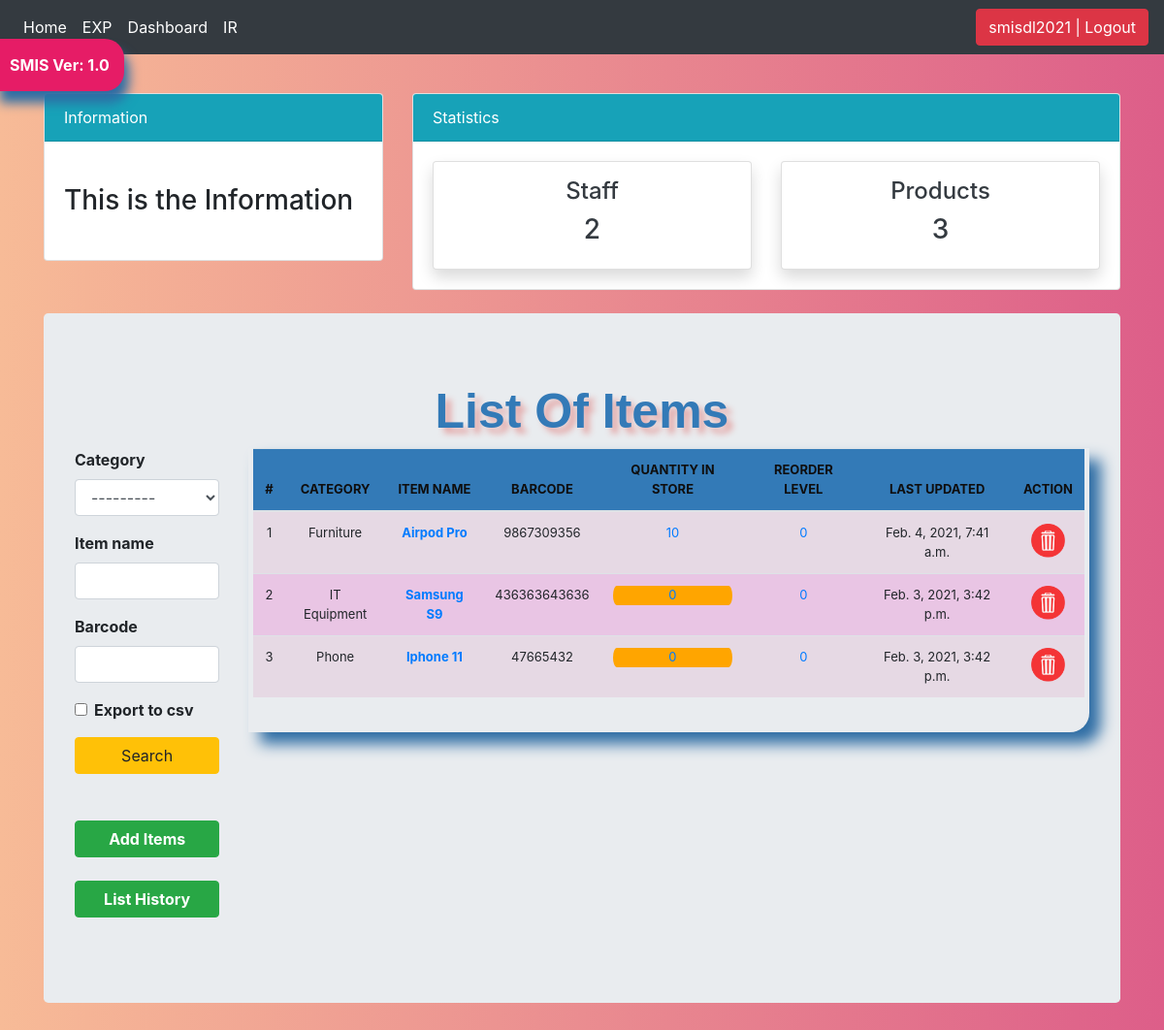
The page /list_items/ (signed in) on the database as committed earlier.
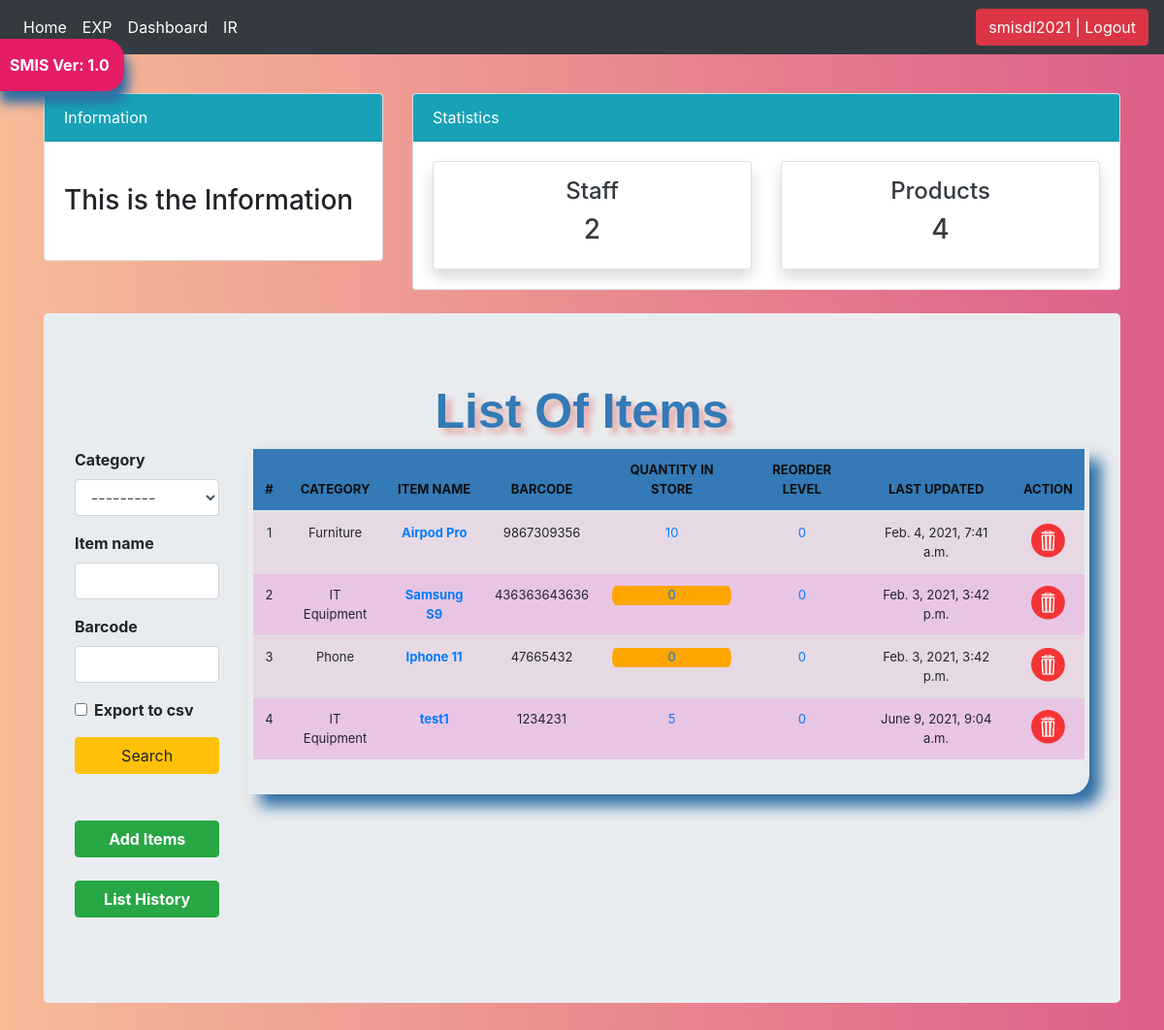
The same page on the database as committed later.
### stockmgmt/models.py (models this page shows, shortened)
class Stock(models.Model):
    category = models.ForeignKey(Category, on_delete=models.CASCADE, blank=True)
    item_name = models.CharField(max_length=50, blank=True, null=True, )
    barcode = models.CharField(max_length=50, blank=True, null=True)
    quantity = models.IntegerField(default='0', blank=True, null=True)
    receive_quantity = models.IntegerField(default='0', blank=True, null=True)
    receive_by = models.CharField(max_length=50, blank=True, null=True)
    issue_quantity = models.IntegerField(default='0', blank=True, null=True)
    issue_by = models.CharField(max_length=50, blank=True, null=True)
    issue_to = models.CharField(max_length=50, blank=True, null=True)
    phone_number = models.CharField(max_length=50, blank=True, null=True)
    created_by = models.CharField(max_length=50, blank=True, null=True)
    reorder_level = models.IntegerField(default='0', blank=True, null=True)
    last_updated = models.DateTimeField()
    timestamp = models.DateTimeField(auto_now_add=True, auto_now=False)
    exp_day = models.DateTimeField()

class Category(models.Model):
    name = models.CharField(max_length=50, blank=True, null=True)
    def __str__(self):
        return self.name

### stockmgmt/views.py (the view, shortened to what this page needs)
# urls.py: path('list_items/', views.list_items, name='list_items'),
@login_required
def list_items(request):
        header = 'List Of Items'
        form = StockSearchForm(request.POST or None)
        queryset =  Stock.objects.all()
        row_title = [
            "#",
            "CATEGORY",
            "ITEM NAME",
            "BARCODE",
            "QUANTITY IN STORE",
            "REORDER LEVEL",
            "LAST UPDATED",
            "ACTION",
        ]
        context = {
            'total': get_total_stock(),
            "header": header,
            'queryset': queryset,
            'form' :form,
            'row_title': row_title,
        }
        category = form['category'].value()
        return render(request, "list_items.html",context)

### stockmgmt/forms.py
class StockSearchForm(forms.ModelForm):
		export_to_CSV = forms.BooleanField(required=False)
		class Meta:
			model = Stock
			fields = ['category', 'item_name', 'barcode']

### stockmgmt/views.py (called while the page is built)
def get_total_stock():
    return Stock.objects.count()

### stockmgmt/templates/list_items.html (shortened to what this page needs)
{% load static %}
{% load crispy_forms_tags %}
<!DOCTYPE html>
<html lang="en">
  <head>
<link href="{% static 'css/stylesheet.css' %}" rel="stylesheet">
<link href="{% static 'css/bootstrap.min.css' %}" rel="stylesheet">
<link href="{% static 'js/jquery-ui-1.12.1/jquery-ui.min.css' %}" rel="stylesheet">
<link href="{% static 'js/jquery-ui-1.12.1/jquery-ui.structure.min.css' %}" rel="stylesheet">
<link href="{% static 'js/jquery-ui-1.12.1/jquery-ui.theme.min.css' %}" rel="stylesheet">
<link rel="stylesheet" href="https://stackpath.bootstrapcdn.com/bootstrap/4.4.1/css/bootstrap.min.css">
  <link href="{% static 'css/navbar-top-fixed.css' %}" rel="stylesheet">
  </head>
<body>
    {% include 'navbar.html' %}
    {% include 'topnav.html' %}
    <br>
<main role="main" class="container">
    <div class="jumbotron">
      <div class = 'header'>{{header}}</div>
      <div class="row" >
        <strong>
          <div class="col-sm-2">
            <form method='POST' action=''>{% csrf_token %}
                {{form|crispy}}
                <input class="btn btn-warning mybutton " type="submit" value='Search'/>
            </form>
            <br>
            <br>
            <a href="/add_items"><div class="btn btn-success mybutton"><strong>Add Items</strong></div></a><br><br>
            <a href="/list_history"><div class="btn btn-success mybutton"><strong>List History</strong></div></a><br>
          </strong>
            <br>
          </div>
            <br>
              <div class = "col-sm-10">
                  <div class="display_table">
                      <table class='table'>
                        {% block table %}
                          <thead>
                            <tr>
                                {% for title in row_title %}
                                <th>{{ title }}</th>
                                {% endfor %}
                            </tr>
                          </thead>
                            {% for instance in queryset %}
                              <tr>
                                <td>{{forloop.counter}}</td>
                                <td>{{instance.category}}</td>
                                <td><a href="{% url 'update_items' instance.id %}"><strong>{{instance.item_name}}</strong></a></td>
                                <td>{{instance.barcode}}</td>
                                <td>
                                    {% if instance.quantity <= instance.reorder_level %}
                                      <div style="background-color: orange; border-radius:30px/80px;" >
                                        <a href="{% url 'stock_detail' instance.id %}">{{instance.quantity}}</a>
                                      </div>
                                      {% else %}
                                        <a href="{% url 'stock_detail' instance.id %}">{{instance.quantity}}</a>
                                    {% endif %}
                                </td>
                                <td><a href="{% url 'reorder_level' instance.id %}">{{instance.reorder_level}}</a></td>
                                <td>{{instance.last_updated}}</td>
                                <td><a href="{% url 'delete_items' instance.id %}"><img src="{% static 'img/buttonDel.png' %}" width="35" height="35"></a> </td>
                                </tr>
                            {% endfor %}
                      {% endblock %}
                      </table>
                  </div>
              </div>
        </div>
</main>
</body>
</html>

### stockmgmt/templates/navbar.html (shortened to what this page needs)
<nav class="navbar navbar-expand-md navbar-dark fixed-top bg-dark">
  <div class="collapse navbar-collapse" id="navbarCollapse">
    <ul class="navbar-nav mr-auto">
      <li class="nav-item active">
        <a class="nav-link" href="/">Home<span class="sr-only">(current)</span></a>
      </li>
      <li class="nav-item active">
        <a class="nav-link" href="/exp_items">EXP</a>
      </li>
    <li class="nav-item active">
      <a class="nav-link" href="/dashboard">Dashboard</a>
    </li>
    <li class="nav-item active">
      <a class="nav-link" href="http://192.168.7.113/">IR</a>
    </li>
    </ul>
    <ul class="navbar-nav">
        {% if request.user.is_authenticated %}
        <li><a href="/accounts/logout"><button class="btn btn-danger">{{ user }} | Logout</button></a></li>
        {% else %}
        <li><a href="/accounts/login">Login</a></li>
        {% endif %}
    </ul>
  </div>
</nav>
<a href="#"><div id="version-display" data-toggle="modal" data-target="#myModal">SMIS Ver: 1.0</div></a>

### stockmgmt/templates/topnav.html (shortened to what this page needs)
<div class="container">
    <div class="row mt-4">
        <div class="col-md-4">
            <div class="card">
                <div class="card-header bg-info text-white">
                    Information
                </div>
                <div class="card-body">
                    <marquee behavior="" direction="">
                        <h3 class="my-4">This is the Information</h3>
                    </marquee>
                </div>
            </div>
        </div>
        <div class="col-md-8">
            <div class="card">
                <div class="card-header bg-info text-white">
                    Statistics
                </div>
                <div class="card-body">
                    <div class="row">
                        <div class="col-md-6">
                            <a class="text-decoration-none text-dark" href="/staff">
                                <div class="card my-card shadow text-center p-3">
                                    <h4>Staff </h4>
                                    <h3>2</h3>
                                </div>
                            </a>
                        </div>
                        <div class="col-md-6">
                            <a class="text-decoration-none text-dark">
                                <div class="card my-card shadow text-center p-3">
                                    <h4>Products </h4>
                                    <h3>{{ total }}</h3>
                                </div>
                            </a>
                        </div>
                    </div>
                </div>
            </div>
        </div>
    </div>
</div>

### stockmgmt/static/css/stylesheet.css (style rules this page uses)
body { background: #dd5e89; background: -webkit-linear-gradient(to left, #dd5e89, #f7bb97); background: linear-gradient(to left, #dd5e89, #f7bb97); min-height: 100vh;; }
.table { font-size: 13px; text-align: center; width: 95%; margin: auto; }
.mybutton { width: 100%; }
.table tr:nth-child(odd) { background: #e6d9e4 }
.table tr:nth-child(even) { background: #e9c5e4 }
th { background-color: #337ab7; color: rgb(15, 14, 14); }
.display_table { border-bottom-right-radius: 20px; padding-left: 5px; padding-right: 5px; padding-bottom: 20px; box-shadow: 12px 12px 15px #2e6da4; }
.header { font-family: helvetica; color: #337ab7; font-size: 50px; text-align: center; width: 100%; text-shadow: 6px 6px 6px #e4aaaa; display: block; font-weight: bolder; }
#version-display { background-color: #e61c66; color: white; box-shadow: 5px 12px 12px #2e6da4; text-align: center; display: inline; font-weight: bolder; padding: 15px; position: fixed; top: 40px; left: -5px; z-index: 3000; border-top-right-radius: 20px; border-bottom-right-radius: 20px; }

### stockmgmt/static/css/navbar-top-fixed.css (style rules this page uses)
body { min-height: 75rem; padding-top: 4.5rem; }

Rows that differ between the two databases and show on the page:
added Stock: category "IT Equipment", item_name "test1", barcode "1234231", quantity "5", reorder_level "0", last_updated "June 9, 2021, 9:04 a.m."
Other text that changed with them:
{{ total }}: "3" → "4"
